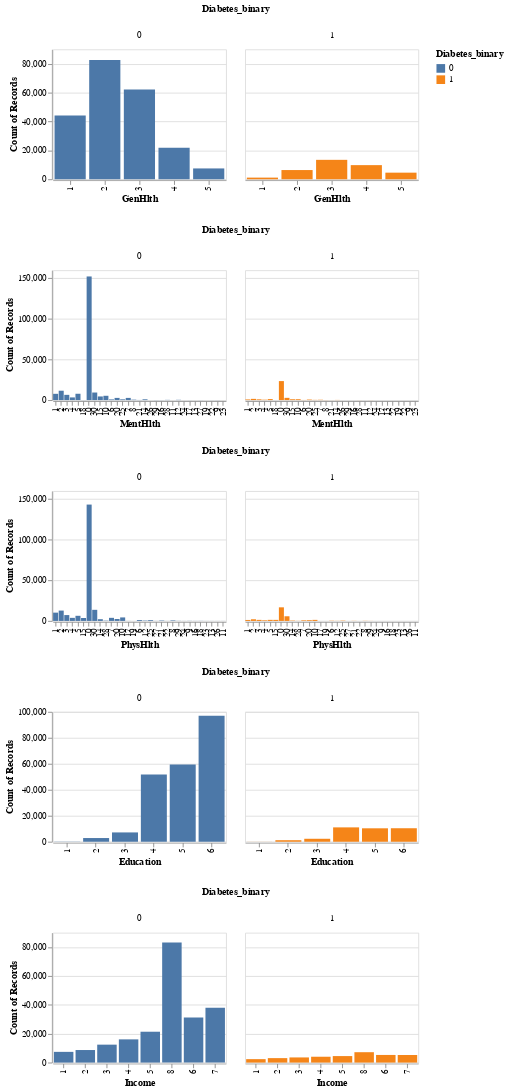

Source (notebook cell):
### Code cell
# Bar Chart for Ordinal Features
alt.Chart(dat).mark_bar().encode(
    x=alt.X(alt.repeat("row"), type="ordinal", sort=[1,2,3,4,5]),
    y="count()",
    color="Diabetes_binary:N",
    column=alt.Column("Diabetes_binary:N")
).properties(
    width=200, 
    height=150
).repeat(
    row=ordinal_features
)
